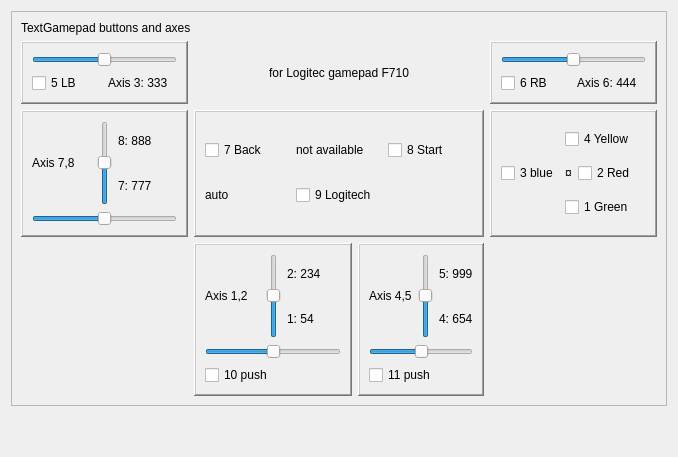
       <widget class="QWidget" name="tab_joy">
        <attribute name="title">
         <string>Joy</string>
        </attribute>
        <layout class="QGridLayout" name="gridLayout_35">
         <item row="1" column="0">
          <spacer name="verticalSpacer_9">
           <property name="orientation">
            <enum>Qt::Vertical</enum>
           </property>
           <property name="sizeHint" stdset="0">
            <size>
             <width>20</width>
             <height>40</height>
            </size>
           </property>
          </spacer>
         </item>
         <item row="0" column="0">
          <widget class="QFrame" name="frame_23">
           <property name="sizePolicy">
            <sizepolicy hsizetype="Preferred" vsizetype="Preferred">
             <horstretch>0</horstretch>
             <verstretch>0</verstretch>
            </sizepolicy>
           </property>
           <property name="frameShape">
            <enum>QFrame::StyledPanel</enum>
           </property>
           <property name="frameShadow">
            <enum>QFrame::Raised</enum>
           </property>
           <layout class="QGridLayout" name="gridLayout_28">
            <item row="2" column="2" colspan="2">
             <widget class="QFrame" name="frame_28">
              <property name="sizePolicy">
               <sizepolicy hsizetype="Preferred" vsizetype="Preferred">
                <horstretch>2</horstretch>
                <verstretch>0</verstretch>
               </sizepolicy>
              </property>
              <property name="frameShape">
               <enum>QFrame::WinPanel</enum>
              </property>
              <property name="frameShadow">
               <enum>QFrame::Raised</enum>
              </property>
              <layout class="QGridLayout" name="gridLayout_23">
               <item row="1" column="0">
                <widget class="QCheckBox" name="joy_button_7">
                 <property name="text">
                  <string>7 Back</string>
                 </property>
                </widget>
               </item>
               <item row="1" column="2">
                <widget class="QCheckBox" name="joy_button_8">
                 <property name="text">
                  <string>8 Start</string>
                 </property>
                </widget>
               </item>
               <item row="1" column="1">
                <widget class="QLabel" name="joy_available">
                 <property name="text">
                  <string>not available</string>
                 </property>
                </widget>
               </item>
               <item row="2" column="1" colspan="2">
                <widget class="QCheckBox" name="joy_button_9">
                 <property name="text">
                  <string>9 Logitech</string>
                 </property>
                </widget>
               </item>
               <item row="2" column="0">
                <widget class="QLabel" name="joy_manual">
                 <property name="text">
                  <string>auto</string>
                 </property>
                </widget>
               </item>
              </layout>
             </widget>
            </item>
            <item row="0" column="0" colspan="3">
             <widget class="QLabel" name="label_17">
              <property name="text">
               <string>TextGamepad buttons and axes</string>
              </property>
             </widget>
            </item>
            <item row="1" column="0" colspan="2">
             <widget class="QFrame" name="frame_24">
              <property name="frameShape">
               <enum>QFrame::WinPanel</enum>
              </property>
              <property name="frameShadow">
               <enum>QFrame::Raised</enum>
              </property>
              <layout class="QGridLayout" name="gridLayout_36">
               <item row="1" column="0">
                <widget class="QCheckBox" name="joy_button_5">
                 <property name="text">
                  <string>5 LB</string>
                 </property>
                </widget>
               </item>
               <item row="1" column="1">
                <widget class="QLabel" name="joy_axis_3_num">
                 <property name="text">
                  <string>Axis 3: 333</string>
                 </property>
                </widget>
               </item>
               <item row="0" column="0" colspan="2">
                <widget class="QSlider" name="joy_axis_3">
                 <property name="minimum">
                  <number>-32767</number>
                 </property>
                 <property name="maximum">
                  <number>32766</number>
                 </property>
                 <property name="orientation">
                  <enum>Qt::Horizontal</enum>
                 </property>
                </widget>
               </item>
              </layout>
             </widget>
            </item>
            <item row="1" column="4" colspan="2">
             <widget class="QFrame" name="frame_25">
              <property name="frameShape">
               <enum>QFrame::WinPanel</enum>
              </property>
              <property name="frameShadow">
               <enum>QFrame::Raised</enum>
              </property>
              <layout class="QGridLayout" name="gridLayout_37">
               <item row="1" column="0">
                <widget class="QCheckBox" name="joy_button_6">
                 <property name="text">
                  <string>6 RB</string>
                 </property>
                </widget>
               </item>
               <item row="1" column="1">
                <widget class="QLabel" name="joy_axis_6_num">
                 <property name="text">
                  <string>Axis 6: 444</string>
                 </property>
                </widget>
               </item>
               <item row="0" column="0" colspan="2">
                <widget class="QSlider" name="joy_axis_6">
                 <property name="minimum">
                  <number>-32767</number>
                 </property>
                 <property name="maximum">
                  <number>32766</number>
                 </property>
                 <property name="orientation">
                  <enum>Qt::Horizontal</enum>
                 </property>
                </widget>
               </item>
              </layout>
             </widget>
            </item>
            <item row="3" column="3">
             <widget class="QFrame" name="frame_30">
              <property name="sizePolicy">
               <sizepolicy hsizetype="Preferred" vsizetype="Preferred">
                <horstretch>2</horstretch>
                <verstretch>0</verstretch>
               </sizepolicy>
              </property>
              <property name="frameShape">
               <enum>QFrame::WinPanel</enum>
              </property>
              <property name="frameShadow">
               <enum>QFrame::Raised</enum>
              </property>
              <layout class="QGridLayout" name="gridLayout_26">
               <item row="0" column="1" rowspan="2">
                <widget class="QSlider" name="joy_axis_5">
                 <property name="minimum">
                  <number>-32767</number>
                 </property>
                 <property name="maximum">
                  <number>32766</number>
                 </property>
                 <property name="orientation">
                  <enum>Qt::Vertical</enum>
                 </property>
                </widget>
               </item>
               <item row="0" column="2">
                <widget class="QLabel" name="joy_axis_5_num">
                 <property name="text">
                  <string>5: 999</string>
                 </property>
                </widget>
               </item>
               <item row="1" column="2">
                <widget class="QLabel" name="joy_axis_4_num">
                 <property name="text">
                  <string>4: 654</string>
                 </property>
                </widget>
               </item>
               <item row="2" column="0" colspan="3">
                <widget class="QSlider" name="joy_axis_4">
                 <property name="minimum">
                  <number>-32767</number>
                 </property>
                 <property name="maximum">
                  <number>32766</number>
                 </property>
                 <property name="orientation">
                  <enum>Qt::Horizontal</enum>
                 </property>
                </widget>
               </item>
               <item row="3" column="0" colspan="3">
                <widget class="QCheckBox" name="joy_button_11">
                 <property name="text">
                  <string>11 push</string>
                 </property>
                </widget>
               </item>
               <item row="0" column="0" rowspan="2">
                <widget class="QLabel" name="label_58">
                 <property name="text">
                  <string>Axis 4,5</string>
                 </property>
                </widget>
               </item>
              </layout>
             </widget>
            </item>
            <item row="2" column="4" colspan="2">
             <widget class="QFrame" name="frame_29">
              <property name="sizePolicy">
               <sizepolicy hsizetype="Preferred" vsizetype="Preferred">
                <horstretch>2</horstretch>
                <verstretch>0</verstretch>
               </sizepolicy>
              </property>
              <property name="frameShape">
               <enum>QFrame::WinPanel</enum>
              </property>
              <property name="frameShadow">
               <enum>QFrame::Raised</enum>
              </property>
              <layout class="QGridLayout" name="gridLayout_22">
               <item row="2" column="1" colspan="2">
                <widget class="QCheckBox" name="joy_button_1">
                 <property name="text">
                  <string>1 Green</string>
                 </property>
                </widget>
               </item>
               <item row="1" column="2">
                <widget class="QCheckBox" name="joy_button_2">
                 <property name="text">
                  <string>2 Red</string>
                 </property>
                </widget>
               </item>
               <item row="1" column="0">
                <widget class="QCheckBox" name="joy_button_3">
                 <property name="text">
                  <string>3 blue</string>
                 </property>
                </widget>
               </item>
               <item row="1" column="1">
                <widget class="QLabel" name="label_44">
                 <property name="text">
                  <string>¤</string>
                 </property>
                </widget>
               </item>
               <item row="0" column="1" colspan="2">
                <widget class="QCheckBox" name="joy_button_4">
                 <property name="text">
                  <string>4 Yellow</string>
                 </property>
                </widget>
               </item>
               <item row="1" column="3">
                <spacer name="horizontalSpacer_16">
                 <property name="orientation">
                  <enum>Qt::Horizontal</enum>
                 </property>
                 <property name="sizeHint" stdset="0">
                  <size>
                   <width>40</width>
                   <height>20</height>
                  </size>
                 </property>
                </spacer>
               </item>
              </layout>
             </widget>
            </item>
            <item row="2" column="0" colspan="2">
             <widget class="QFrame" name="frame_27">
              <property name="sizePolicy">
               <sizepolicy hsizetype="Preferred" vsizetype="Preferred">
                <horstretch>2</horstretch>
                <verstretch>0</verstretch>
               </sizepolicy>
              </property>
              <property name="frameShape">
               <enum>QFrame::WinPanel</enum>
              </property>
              <property name="frameShadow">
               <enum>QFrame::Raised</enum>
              </property>
              <layout class="QGridLayout" name="gridLayout_24">
               <item row="2" column="0" colspan="3">
                <widget class="QSlider" name="joy_axis_7">
                 <property name="minimum">
                  <number>-32767</number>
                 </property>
                 <property name="maximum">
                  <number>32766</number>
                 </property>
                 <property name="orientation">
                  <enum>Qt::Horizontal</enum>
                 </property>
                </widget>
               </item>
               <item row="0" column="2">
                <widget class="QLabel" name="joy_axis_8_num">
                 <property name="text">
                  <string>8: 888</string>
                 </property>
                </widget>
               </item>
               <item row="1" column="2">
                <widget class="QLabel" name="joy_axis_7_num">
                 <property name="text">
                  <string>7: 777</string>
                 </property>
                </widget>
               </item>
               <item row="0" column="1" rowspan="2">
                <widget class="QSlider" name="joy_axis_8">
                 <property name="minimum">
                  <number>-32767</number>
                 </property>
                 <property name="maximum">
                  <number>32766</number>
                 </property>
                 <property name="orientation">
                  <enum>Qt::Vertical</enum>
                 </property>
                </widget>
               </item>
               <item row="0" column="0" rowspan="2">
                <widget class="QLabel" name="label_45">
                 <property name="text">
                  <string>Axis 7,8</string>
                 </property>
                </widget>
               </item>
              </layout>
             </widget>
            </item>
            <item row="3" column="2">
             <widget class="QFrame" name="frame_26">
              <property name="sizePolicy">
               <sizepolicy hsizetype="Preferred" vsizetype="Preferred">
                <horstretch>2</horstretch>
                <verstretch>0</verstretch>
               </sizepolicy>
              </property>
              <property name="frameShape">
               <enum>QFrame::WinPanel</enum>
              </property>
              <property name="frameShadow">
               <enum>QFrame::Raised</enum>
              </property>
              <layout class="QGridLayout" name="gridLayout_25">
               <item row="0" column="1" rowspan="2">
                <widget class="QSlider" name="joy_axis_2">
                 <property name="minimum">
                  <number>-32767</number>
                 </property>
                 <property name="maximum">
                  <number>32766</number>
                 </property>
                 <property name="orientation">
                  <enum>Qt::Vertical</enum>
                 </property>
                </widget>
               </item>
               <item row="0" column="2">
                <widget class="QLabel" name="joy_axis_2_num">
                 <property name="text">
                  <string>2: 234</string>
                 </property>
                </widget>
               </item>
               <item row="1" column="2">
                <widget class="QLabel" name="joy_axis_1_num">
                 <property name="text">
                  <string>1: 54</string>
                 </property>
                </widget>
               </item>
               <item row="3" column="0" colspan="3">
                <widget class="QCheckBox" name="joy_button_10">
                 <property name="text">
                  <string>10 push</string>
                 </property>
                </widget>
               </item>
               <item row="2" column="0" colspan="3">
                <widget class="QSlider" name="joy_axis_1">
                 <property name="minimum">
                  <number>-32767</number>
                 </property>
                 <property name="maximum">
                  <number>32766</number>
                 </property>
                 <property name="orientation">
                  <enum>Qt::Horizontal</enum>
                 </property>
                </widget>
               </item>
               <item row="0" column="0" rowspan="2">
                <widget class="QLabel" name="label_55">
                 <property name="text">
                  <string>Axis 1,2</string>
                 </property>
                </widget>
               </item>
              </layout>
             </widget>
            </item>
            <item row="1" column="2" colspan="2">
             <widget class="QLabel" name="label_53">
              <property name="text">
               <string>for Logitec gamepad F710</string>
              </property>
              <property name="alignment">
               <set>Qt::AlignCenter</set>
              </property>
             </widget>
            </item>
           </layout>
          </widget>
         </item>
        </layout>
       </widget>
